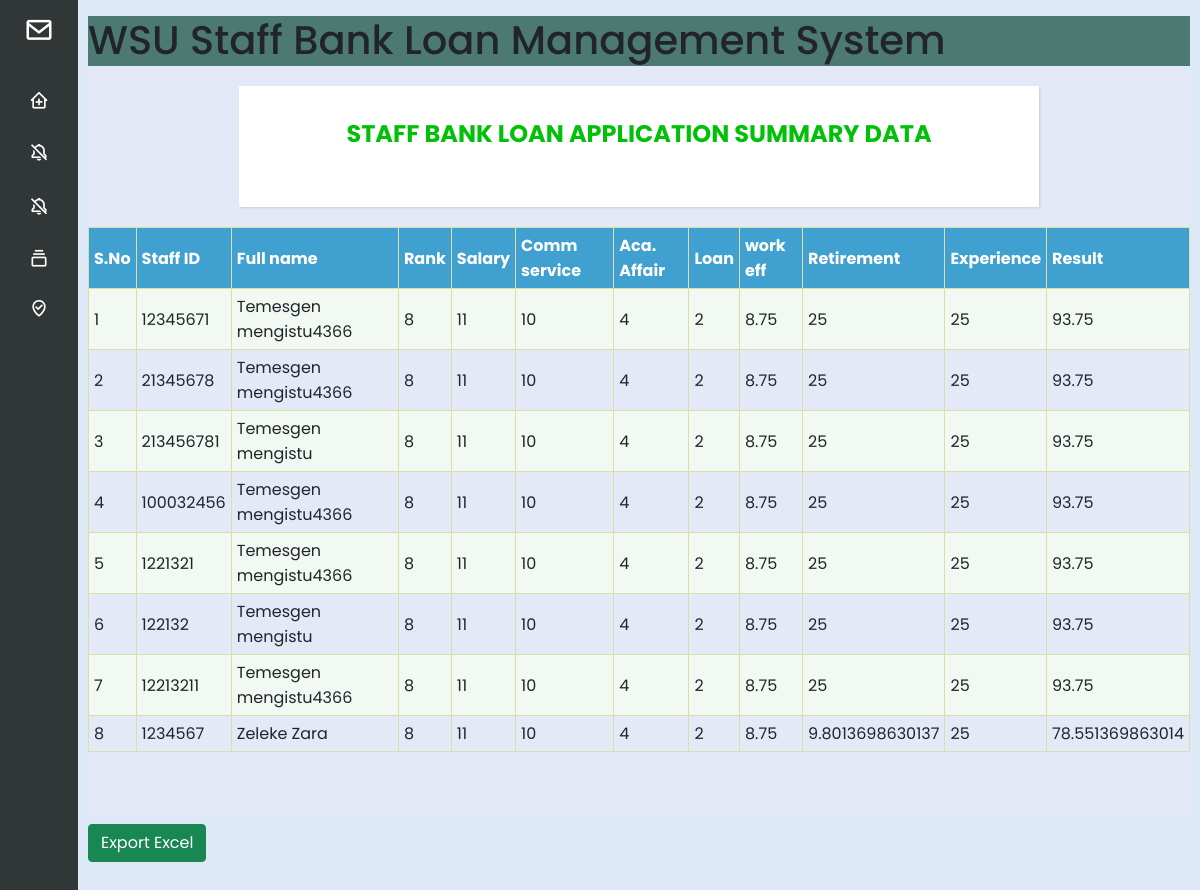
/announce.php (signed in), run on the app's committed database.
### tables this page shows
CREATE TABLE IF NOT EXISTS `applicants` (
  `id` int(11) NOT NULL AUTO_INCREMENT,
  `app_id` varchar(15) NOT NULL,
  `empid` varchar(30) NOT NULL,
  `fullname` varchar(60) NOT NULL,
  `email` varchar(50) NOT NULL,
  `phone` varchar(15) NOT NULL,
  `sex` varchar(11) NOT NULL,
  `college` varchar(100) NOT NULL,
  `department` varchar(100) NOT NULL,
  `rank` varchar(100) NOT NULL,
  `position` varchar(80) NOT NULL,
  `disable` varchar(5) NOT NULL,
  `disable_detail` varchar(60) NOT NULL,
  `wsu_sdate` varchar(20) NOT NULL,
  `uni_status` varchar(5) DEFAULT NULL,
  `uni_sdate` varchar(20) DEFAULT NULL,
  `uni_edate` varchar(20) DEFAULT NULL,
  `tvet_status` varchar(5) DEFAULT NULL,
  `tvet_sdate` varchar(30) DEFAULT NULL,
  `tvet_edate` varchar(20) DEFAULT NULL,
  `curr_study_status` varchar(5) DEFAULT NULL,
  `curr_study_type` varchar(10) DEFAULT NULL,
  `curr_study_level` varchar(60) DEFAULT NULL,
  `curr_start_date` varchar(20) DEFAULT NULL,
  `study1_sponsor` varchar(30) DEFAULT NULL,
  `study1_type` varchar(20) DEFAULT NULL,
  `study1_level` varchar(50) DEFAULT NULL,
  `study1_sdate` varchar(20) DEFAULT NULL,
  `study1_edate` varchar(20) DEFAULT NULL,
  `study2_sponsor` varchar(50) DEFAULT NULL,
  `study2_type` varchar(30) DEFAULT NULL,
  `study2_level` varchar(50) DEFAULT NULL,
  `study2_sdate` varchar(20) DEFAULT NULL,
  `study2_edate` varchar(20) DEFAULT NULL,
  `study3_sponsor` varchar(30) DEFAULT NULL,
  `study3_type` varchar(20) DEFAULT NULL,
  `study3_level` varchar(50) DEFAULT NULL,
  `study3_sdate` varchar(20) DEFAULT NULL,
  `study3_edate` varchar(20) DEFAULT NULL,
  `semester1` decimal(10,0) NOT NULL,
  `semester2` decimal(10,0) NOT NULL,
  `semester3` decimal(10,0) NOT NULL,
  `semester4` decimal(10,0) NOT NULL,
  `retire_date` varchar(20) NOT NULL,
  `comm_complete` int(11) NOT NULL,
  `comm_ongoing` int(11) NOT NULL,
  `uni_affair` int(11) NOT NULL,
  `pre_loan` varchar(5) NOT NULL,
  `comment` varchar(200) DEFAULT NULL,
  `confirm` varchar(20) NOT NULL,
  `filename` varchar(100) NOT NULL,
  `regdate` date NOT NULL,
  `final_updated` date NOT NULL,
  PRIMARY KEY (`id`),
  UNIQUE KEY `empid` (`empid`)
);

### announce.php (the view, shortened to what this page needs)
<!DOCTYPE htmtml>
<head>
    <link rel="stylesheet" type="text/css" href="my_css/style_form.css">
    <link rel="stylesheet" type="text/css" href="my_css/table.css">
    <link rel="stylesheet" type="text/css" href="my_css/bootstrap.min.css">
    <link href='https://unpkg.com/boxicons@2.0.7/css/boxicons.min.css' rel='stylesheet'>
</head>
<body class="bb">
<?php include_once("above_hrm.php");?>
<div id="menu"><?php include_once("menu123.php");?></div>
  <div class="wrapper">
      <div class="title">
        Staff bank loan application summary data
      </div>
    </div>
      <?php include_once("dbconnect.php");
      $sql = "SELECT * from applicants";
      $res = $con->query($sql);
      ?>
      <table class='customers' width='90%' cellpadding='10' border="1">
        <tr><th>S.No</th><th>Staff ID</th> <th>Full name</th> <th>Rank</th><th>Salary</th><th>Comm service</th><th>Aca. Affair</th><th>Loan</th><th>work eff</th><th>Retirement </th><th>Experience</th><th>Result</th></tr>
      <?php
$end_ecday = '03';
$end_ecmonth= '08';
$end_ecyear = '2014';
$end_gcday = '11';
$end_gcmonth= '04';
$end_gcyear = '2022';
      $i=1;
      while($rows=$res->fetch_assoc()){
        $empid=$rows['empid'];
        $name = $rows['fullname'];
        $rank = $rows['rank'];
    $rank_val=0;
    $salary_val =0;
    if($rank == "1"){
        $rank_val = 10;
        $salary_val = 13;
    } elseif ($rank == "2") {
        $rank_val = 9;
        $salary_val = 12;
    } elseif ($rank == "3") {
        $rank_val = 8;
        $salary_val = 11;
    } elseif ($rank == "4") {
        $rank_val = 7;
        $salary_val = 10;
    } elseif ($rank == "5") {
        $rank_val = 5;
        $salary_val = 8;
    } elseif ($rank == "6") {
        $rank_val = 5;
        $salary_val = 8;
    } elseif ($rank == "7") {
        $rank_val = 5;
        $salary_val = 8;
    }
    $wsu_sdate = $rows['wsu_sdate'];
        $date0 = explode("-",$wsu_sdate);
        $date2 = date_create($end_gcday."-".$end_gcmonth."-".$end_gcyear);
        if($date0[3]=='GC'){
            $date2 = date_create($end_gcday."-".$end_gcmonth."-".$end_gcyear);
        }else if($date0[3]=='EC'){
            $date2 = date_create($end_ecday."-".$end_ecmonth."-".$end_ecyear);
        }
    $date1 = date_create($date0[0]."-".$date0[1]."-".$date0[2]);
    $interval = date_diff($date2,$date1);
    $wexp = $interval->format("%a");
        $uexp=0;
    $cexp=0;
        $wexp1 = 0;
$wexp-= $wexp1;
        $study1_sponsor = $rows['study1_sponsor'];
        $study1_type  = $rows['study1_type'];
        $bsctime = 0;
    if($study1_sponsor!=""){
        $study1_sdate = $rows['study1_sdate'];
        $date0 = explode("-",$study1_sdate);
        $study1_edate = $rows['study1_edate'];
        $date00 = explode("-",$study1_edate);
        $date1 = date_create($date0[0]."-".$date0[1]."-".$date0[2]);
        $date2 = date_create($date00[0]."-".$date00[1]."-".$date00[2]);
        $interval = date_diff($date2,$date1);
        $bsctime = $interval->format("%a");
    }
if($study1_sponsor=="WSU" && $study1_type=="full_time"){
    $wexp = $wexp - $bsctime;
}
$euni=0;
$etvet=0;
if($rank <= 5){
  $ewus = ($wexp / 365.0)* 3.57;
  $euni = ($uexp / 365.0)* 3.57;
  $etvet= ($cexp / 365.0)* 2.5;
}else if($rank > 5 ){
  $ewus = ($wexp / 365.0)* 2.5;
  $euni = ($uexp / 365.0)* 2.5;
  $etvet= ($cexp / 365.0)* 1.8;
}
$exp = $ewus + $euni + $etvet;
if($exp > 25){ $exp = 25; } else{ $exp = $exp;}
        $semester1 = $rows['semester1'];
        $semester2 = $rows['semester2'];
        $semester3 = $rows['semester3'];
        $eff_val= ($semester1 * 2.5)/100.0 + ($semester2 * 2.5)/100.0 + ($semester3 * 2.5)/100.0 + ($semester3 * 2.5)/100.0;
        $retire_date = $rows['retire_date'];
        $retire_date1 = substr($retire_date,0,-3);
        $retire_date1_cal = substr($retire_date,-2);
    $retire_val = 0;
    $date2 = date_create($end_gcday."-".$end_gcmonth."-".$end_gcyear);
    if($retire_date1_cal =='GC'){
            $date2 = date_create($end_gcday."-".$end_gcmonth."-".$end_gcyear);
    }else if($retire_date1_cal =='EC'){
            $date2 = date_create($end_ecday."-".$end_ecmonth."-".$end_ecyear);
        }
    $date1 = date_create($retire_date1);
    $interval = date_diff($date1,$date2);
    $retire_day = $interval->format("%a");
    $retire_year = $retire_day/365.0;
    if($retire_year >= 20){
        $retire_val = 25;
    }else{
        $retire_val = ($retire_year * 25 ) / 20.0;
    }
        $comm_complete = $rows['comm_complete'];
        $comm_ongoing = $rows['comm_ongoing'];
$comm1_val = 0;
$comm2_val = 0;
if($comm_complete >= 5){
    $comm1_val = 10;
}else if($comm_complete <= 5){
    $comm1_val = $comm_complete*2;
}
if($comm_ongoing >= 5){
    $comm2_val = 5;
}else if($comm_ongoing <= 5){
    $comm2_val = $comm_ongoing*1;
}
$comm_val = $comm2_val + $comm1_val;
if($comm_val >= 10){
    $comm_val=10;
}
    $loan = 0;
  $pre_loan = $rows['pre_loan'];
    if($pre_loan=="Yes"){
        $loan = 2;
    }else if($pre_loan=="No"){
        $loan=0;
    }
$uni_affair = $rows['uni_affair'];
$affair_val = 0;
 if($uni_affair >= 5){
    $affair_val=5;
 }else{
    $affair_val = $uni_affair;
 }
$total = $rank_val + $salary_val + $comm_val + $affair_val+ $retire_val + $exp + $loan + $eff_val;
        echo "<tr><td>".$i."</td><td>".$empid. "</td><td>".
        $name. "</td><td>".
        $rank_val. "</td><td>".
        $salary_val."</td><td>".
        $comm_val."</td><td>".
        $affair_val."</td><td>".
        $loan."</td><td>".
        $eff_val."</td><td>".
        $retire_val. "</td><td>".
        $exp."</td><td>"
        .$total."</td></tr>";
        $i++;
      }
      echo "</table>";
?>
<br><br><br>
<form action="export.php" method="post">
  <input type="submit" value="Export Excel" name="export" class="btn btn-success" />
</form>
</div><br><br><br>
<?php include_once("below.php");?>
</body>
</html>

### my_css/style_form.css (style rules this page uses)
* { margin: 0; padding: 0; box-sizing: border-box; font-family: 'Montserrat', sans-serif; }
.bb { background: #ddE9F7; padding: 0 10px; }
.wrapper { max-width: 800px; width: 100%; background: #fff; margin: 20px auto; box-shadow: 1px 1px 2px rgba(0,0,0,0.125); padding: 30px; }
.wrapper .title { font-size: 24px; font-weight: 700; margin-bottom: 25px; color: #00c107; text-transform: uppercase; text-align: center; }

### my_css/table.css (style rules this page uses)
.customers { font-family: Arial, Helvetica, sans-serif; border-collapse: collapse; width: 100%; }
.customers td, .customers th { border: 1px solid #dda; padding: 5px; }
.customers tr:nth-child(even) { background-color: #f2f8f2; }
.customers th { padding-top: 5px; padding-bottom: 5px;*/ text-align: left; background-color: #40A0D0; color: white; }

### my_css/style.css (style rules this page uses)
* { margin: 0; padding: 0; box-sizing: border-box; font-family: 'Poppins', sans-serif; }

### data on the page
applicants: empid "12345671", fullname "Temesgen mengistu4366", rank "8", rank "11", comm_val "10", uni_affair "4", pre_loan "2", eff_val "8.75", retire_date "25", exp "25", total "93.75"
applicants: empid "21345678", fullname "Temesgen mengistu4366", rank "8", rank "11", comm_val "10", uni_affair "4", pre_loan "2", eff_val "8.75", retire_date "25", exp "25", total "93.75"
applicants: empid "213456781", fullname "Temesgen mengistu", rank "8", rank "11", comm_val "10", uni_affair "4", pre_loan "2", eff_val "8.75", retire_date "25", exp "25", total "93.75"
applicants: empid "100032456", fullname "Temesgen mengistu4366", rank "8", rank "11", comm_val "10", uni_affair "4", pre_loan "2", eff_val "8.75", retire_date "25", exp "25", total "93.75"
applicants: empid "1221321", fullname "Temesgen mengistu4366", rank "8", rank "11", comm_val "10", uni_affair "4", pre_loan "2", eff_val "8.75", retire_date "25", exp "25", total "93.75"
applicants: empid "122132", fullname "Temesgen mengistu", rank "8", rank "11", comm_val "10", uni_affair "4", pre_loan "2", eff_val "8.75", retire_date "25", exp "25", total "93.75"
applicants: empid "12213211", fullname "Temesgen mengistu4366", rank "8", rank "11", comm_val "10", uni_affair "4", pre_loan "2", eff_val "8.75", retire_date "25", exp "25", total "93.75"
applicants: empid "1234567", fullname "Zeleke Zara", rank "8", rank "11", comm_val "10", uni_affair "4", pre_loan "2", eff_val "8.75", retire_date "9.8013698630137", exp "25", total "78.551369863014"
